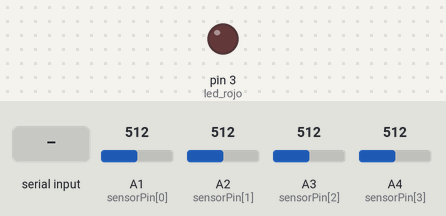
Recording of a sketch running on a simulated Arduino Uno, built with avr-gcc and run on an emulated ATmega328P. On the bench: output pins drawn as LEDs (lit = HIGH). The inputs (shaded band) are chosen by the test bench; at power-on: A1 (sensorPin[0]) = 512, A2 (sensorPin[1]) = 512, A3 (sensorPin[2]) = 512, A4 (sensorPin[3]) = 512. What the sketch prints to the serial monitor is not drawn.

Above: at 1.2 s.
1.3 s: "0" received over Serial
At 1.8 s:
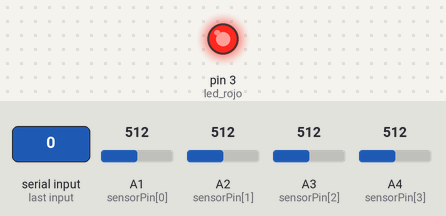
4.3 s: A1 (sensorPin[0]) set to 716
5.8 s: A2 (sensorPin[1]) set to 716
7.3 s: A3 (sensorPin[2]) set to 716
8.8 s: A4 (sensorPin[3]) set to 716
Timing chart, 0 to 11.3 s (numbered marks = the images above; inputs shaded):
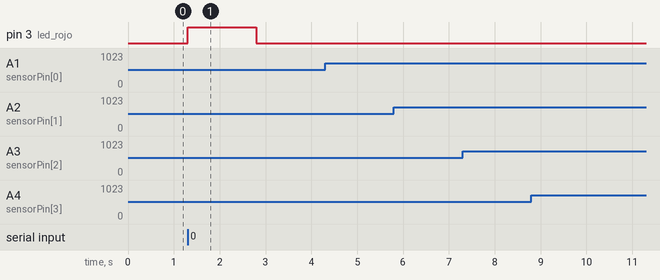

The sketch:

Arduino_v2_analog.ino
```cpp
#define N_SENSORS 4

byte sensorPin[] = {A1,A2,A3,A4};
int sensorState[] = {0,0,0,0};
char sensorName[] = {'A', 'B', 'C', 'D'};

int led_rojo  = 3;
int led_verde = 2;

int led_time = 0;

bool state = false;

void setup() {
  // put your setup code here, to run once:
  Serial.begin(9600);

  pinMode(led_rojo, OUTPUT);
  pinMode(led_verde, INPUT);
  //ANALOG: 0 - 1023
  //204

  led_time = millis();
}


void loop() {
  int time_now = millis();

  if (Serial.available() > 0){
    char msg = Serial.read();
    led_time = millis();
    switch (msg){
      case '0':
        digitalWrite(led_rojo, HIGH);
        break;
      case '1':
        digitalWrite(led_verde, HIGH);
        break;
    }
  }

  // FOR detecta tarjeta
    for (register int i = 0; i < N_SENSORS; ++i){
      int actualState = (analogRead(sensorPin[i]) > 512)? 1 : 0;
      if (sensorState[i] != actualState){
        Serial.print(sensorName[i]);
        Serial.println(actualState);//A1 B0 ...

        sensorState[i] = actualState;
      }
    }

  if ( (time_now - led_time) >= 1500 ){
    digitalWrite(led_rojo,  LOW);
    digitalWrite(led_verde, LOW);
  }

  delay(1);
}
```

Measured:
- after the input at 1.3 s, pin 3 (led_rojo): LOW → HIGH at once, → LOW 1.5 s later
- after the input at 4.3 s, every drawn part: stays the same
- after the input at 5.8 s, every drawn part: stays the same
- after the input at 7.3 s, every drawn part: stays the same
- after the input at 8.8 s, every drawn part: stays the same
